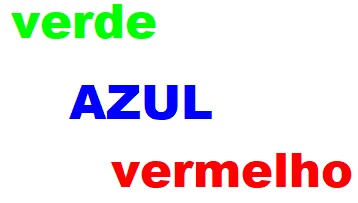
#> input picture PDI/Aula 1 - Trabalhando com Opencv - Imagem e pixels/imagem.jpg, 358 x 203 px
$ python 'ccf394 2023 comandos basicos operacao com imagens.py'
#> lines starting #> are read from the running program, lines starting #| are printed output that depends on the picture
import cv2 as cv
import numpy as np

# Carregando a imagem do disco
img = cv.imread('imagem.jpg')
#> img is the input picture: shape (203, 358, 3); mean B, G, R 231.8, 231.2, 236.1
h,w,c=img.shape
#> h = 203; w = 358; c = 3
print('Imagem colorida')
print(f"Altura {h}, Largura {w} , Canais {c}")
#| Altura 203, Largura 358 , Canais 3


# Convertendo para escala de cinza
gray = cv.cvtColor(img, cv.COLOR_BGR2GRAY)
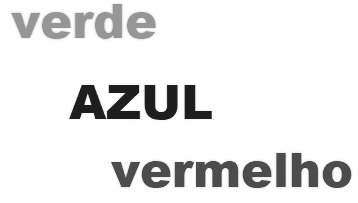
#> gray: shape (203, 358); min 23, max 255, mean 232.8
h,w=gray.shape
print('Imagem monocromatica')
print(f"Altura {h}, Largura {w} ")
#| Altura 203, Largura 358


# Invertendo horizontalmente
h_flip = cv.flip(img, 1)
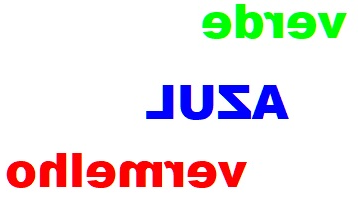
#> h_flip: shape (203, 358, 3); mean B, G, R 231.8, 231.2, 236.1

# Invertendo verticalmente
v_flip = cv.flip(img, 0)
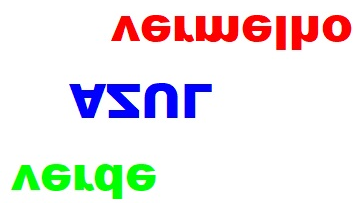
#> v_flip: shape (203, 358, 3); mean B, G, R 231.8, 231.2, 236.1

# Criando uma pilha vertical de imagens
stacked_img = np.vstack((img, h_flip, v_flip))

# Mostrando as imagens simultaneamente
cv.imshow('Imagens', stacked_img)
cv.waitKey(1000)
cv.imshow('Imagens', gray)
cv.waitKey(1000)
cv.destroyAllWindows()
b,g,r=cv.split(img)
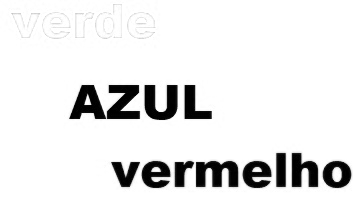
#> g: shape (203, 358); min 0, max 255, mean 231.2
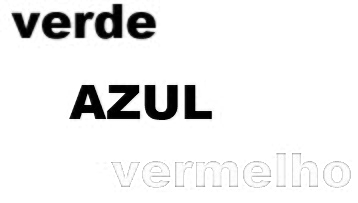
#> r: shape (203, 358); min 0, max 255, mean 236.1
stacked_img = np.vstack((b, g, r))
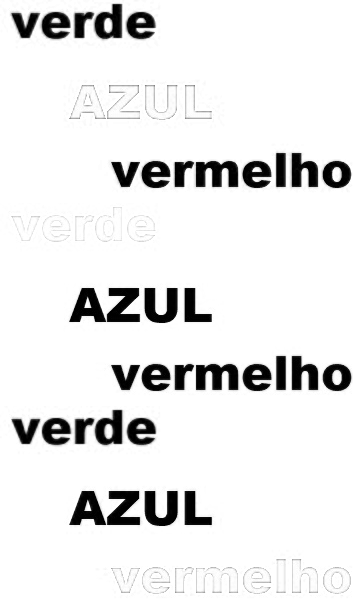
#> stacked_img: shape (609, 358); min 0, max 255, mean 233.1
cv.imshow('Canais', stacked_img)
cv.waitKey(0)
#recortando a imagem azul
azul=img[76:125,53:242]
cv.imshow("a",azul)
cv.waitKey(1000)
#trocando bandas
nova = cv.merge([r,b,g])
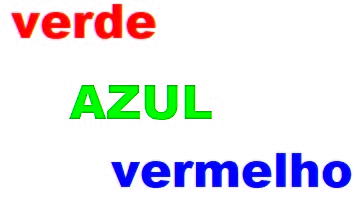
#> nova: shape (203, 358, 3); mean of channels 0, 1, 2 236.1, 231.8, 231.2; drawn as B, G, R
cv.imshow("Bandas Trocadas",nova)
cv.waitKey(0)
